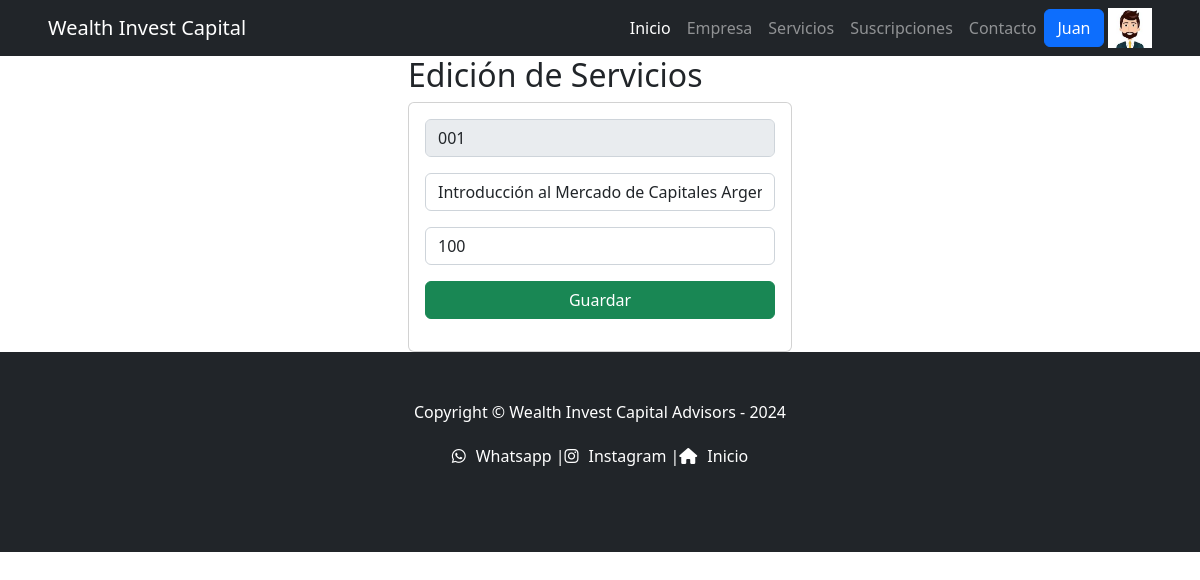
The app's page /vbc/edicionServicio/001 (signed in), older data.
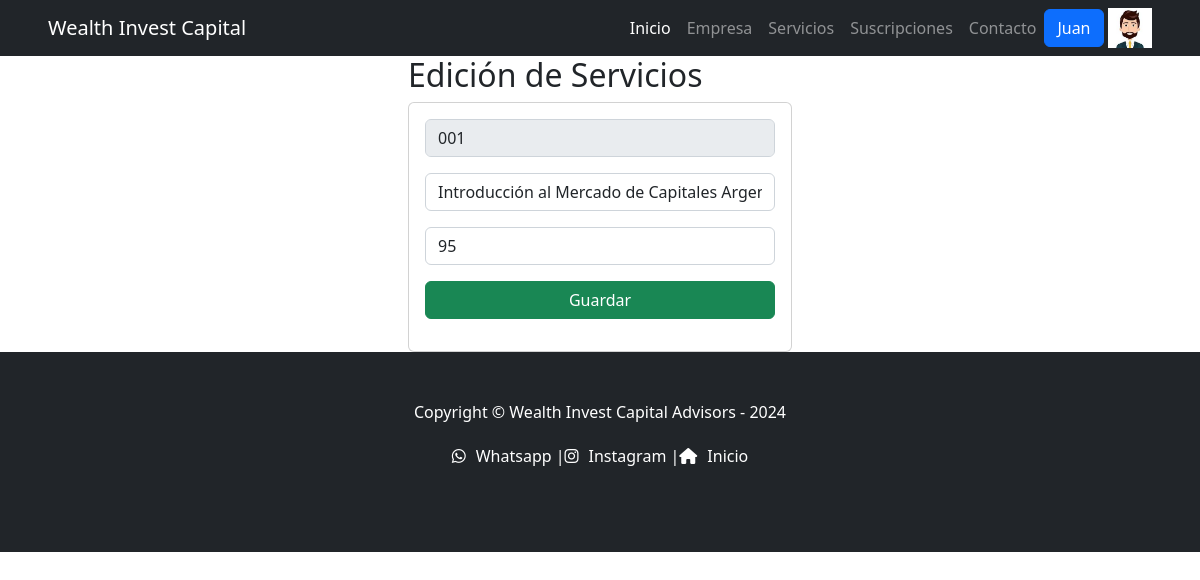
The same page, newer data.
### vbc/models.py (models this page shows)
class ServicioList(models.Model):
    id = models.CharField(primary_key=True, max_length=6)
    nombre = models.CharField(max_length=50)
    valoracion = models.PositiveSmallIntegerField()

### vbc/views.py (the view)
# urls.py: path('edicionServicio/<id>', views.edicionServicio, name='edicionServicio'),
def edicionServicio(request, id):
    servicio = ServicioList.objects.get(id=id)
    return render(request, "edicionServicio.html", {"servicio": servicio})

### vbc/templates/edicionServicio.html
{% extends "app/base.html" %}
{% load static %}
{% block main %}
<div class="row">
    <div class="col-md-4 offset-md-4">
        <h2>Edición de Servicios</h2>
        <div class="card">
            <div class="card-body">
                <form action="/editarServicio/" method="POST">{% csrf_token %}
                    <div class="form-group">
                        <input type="text" id="txtid" name="txtid" value="{{servicio.id}}" class="form-control" placeholder="id"
                            minlength="6" maxlength="6" readonly required>
                    </div>
                    <div class="form-group">
                        <input type="text" id="txtnombre" name="txtnombre" value="{{servicio.nombre}}" class="form-control" placeholder="nombre"
                            maxlength="50" required>
                    </div>
                    <div class="form-group">
                        <input type="text" id="numvaloracion" name="numvaloracion" value="{{servicio.valoracion}}" class="form-control" min="1" max="9"
                            value="1" required>
                    </div>
                    <div class="form-group">
                        <button type="submit" class="btn btn-success btn-block text-white">Guardar</button>
                    </div>
                </form>
            </div>
        </div>
    </div>
</div>
{% endblock main %}

Row changes from the older to the newer data that the page shows:
changed ServicioList "Introducción al Mercado de Capitales Argentino": numvaloracion "100" → "95"
